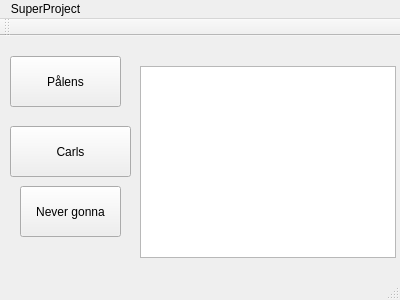
<?xml version="1.0" encoding="UTF-8"?>
<ui version="4.0">
 <class>MainWindow</class>
 <widget class="QMainWindow" name="MainWindow">
  <property name="geometry">
   <rect>
    <x>0</x>
    <y>0</y>
    <width>400</width>
    <height>300</height>
   </rect>
  </property>
  <property name="windowTitle">
   <string>MainWindow</string>
  </property>
  <widget class="QWidget" name="centralWidget">
   <widget class="QPushButton" name="pButton">
    <property name="geometry">
     <rect>
      <x>10</x>
      <y>20</y>
      <width>111</width>
      <height>51</height>
     </rect>
    </property>
    <property name="text">
     <string>Pålens</string>
    </property>
   </widget>
   <widget class="QPushButton" name="cButton">
    <property name="geometry">
     <rect>
      <x>10</x>
      <y>90</y>
      <width>121</width>
      <height>51</height>
     </rect>
    </property>
    <property name="text">
     <string>Carls</string>
    </property>
   </widget>
   <widget class="QPushButton" name="iButton">
    <property name="geometry">
     <rect>
      <x>20</x>
      <y>150</y>
      <width>101</width>
      <height>51</height>
     </rect>
    </property>
    <property name="text">
     <string>Never gonna</string>
    </property>
   </widget>
   <widget class="QTextBrowser" name="textBrowser">
    <property name="geometry">
     <rect>
      <x>140</x>
      <y>30</y>
      <width>256</width>
      <height>192</height>
     </rect>
    </property>
   </widget>
  </widget>
  <widget class="QMenuBar" name="menuBar">
   <property name="geometry">
    <rect>
     <x>0</x>
     <y>0</y>
     <width>400</width>
     <height>21</height>
    </rect>
   </property>
   <widget class="QMenu" name="menuSuperProject">
    <property name="title">
     <string>SuperProject</string>
    </property>
   </widget>
   <addaction name="menuSuperProject"/>
  </widget>
  <widget class="QToolBar" name="mainToolBar">
   <attribute name="toolBarArea">
    <enum>TopToolBarArea</enum>
   </attribute>
   <attribute name="toolBarBreak">
    <bool>false</bool>
   </attribute>
  </widget>
  <widget class="QStatusBar" name="statusBar"/>
 </widget>
 <layoutdefault spacing="6" margin="11"/>
 <resources/>
 <connections/>
</ui>
